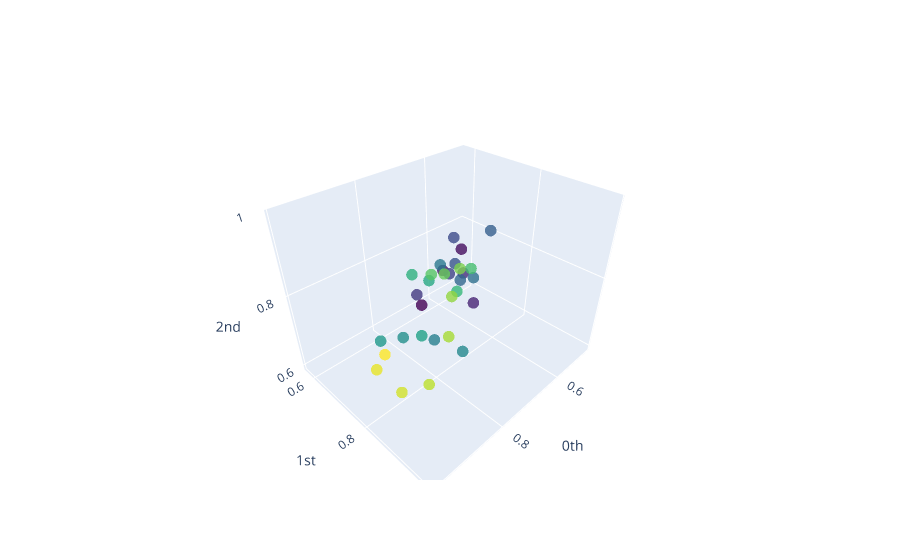

Source (notebook cell):
### Markdown cell above
Now that we have our point clouds, let's visualise one of them:

### Code cell
window_num = 42
point_cloud = price_embedded_windows[window_num][:, :3]
plot_point_cloud(point_cloud)

### Figure 1 — Plotly figure (JSON) as saved in the notebook; plotly's stock layout.template omitted (floating-point values rounded to 4 significant figures)
{"data": [{"marker": {"color": [0, 1, 2, 3, 4, 5, 6, 7, 8, 9, 10, 11, 12, 13, 14, 15, 16, 17, 18, 19, 20, 21, 22, 23, 24, 25, 26, 27, 28, 29, 30], "colorscale": [[0, "#440154"], [0.1111, "#482878"], [0.2222, "#3e4989"], [0.3333, "#31688e"], [0.4444, "#26828e"], [0.5556, "#1f9e89"], [0.6667, "#35b779"], [0.7778, "#6ece58"], [0.8889, "#b5de2b"], [1, "#fde725"]], "opacity": 0.8, "size": 4}, "mode": "markers", "type": "scatter3d", "x": [0.6471, 0.4822, 0.5798, 0.5729, 0.5969, 0.7063, 0.6889, 0.6323, 0.7312, 0.6896, 0.7909, 0.8475, 0.8633, 0.9463, 0.8851, 0.9566, 0.9609, 0.8903, 0.8284, 0.8605, 0.8164, 0.8056, 0.8793, 0.9028, 0.8796, 0.9355, 0.9463, 0.9841, 0.9885, 0.9832, 0.9166], "y": [0.5798, 0.5729, 0.5969, 0.7063, 0.6889, 0.6323, 0.7312, 0.6896, 0.7909, 0.8475, 0.8633, 0.9463, 0.8851, 0.9566, 0.9609, 0.8903, 0.8284, 0.8605, 0.8164, 0.8056, 0.8793, 0.9028, 0.8796, 0.9355, 0.9463, 0.9841, 0.9885, 0.9832, 0.9166, 0.8384, 0.7718], "z": [0.5969, 0.7063, 0.6889, 0.6323, 0.7312, 0.6896, 0.7909, 0.8475, 0.8633, 0.9463, 0.8851, 0.9566, 0.9609, 0.8903, 0.8284, 0.8605, 0.8164, 0.8056, 0.8793, 0.9028, 0.8796, 0.9355, 0.9463, 0.9841, 0.9885, 0.9832, 0.9166, 0.8384, 0.7718, 0.767, 0.7162]}], "layout": {"scene": {"xaxis": {"exponentformat": "e", "showexponent": "all", "title": {"text": "0th"}, "type": "linear"}, "yaxis": {"exponentformat": "e", "showexponent": "all", "title": {"text": "1st"}, "type": "linear"}, "zaxis": {"exponentformat": "e", "showexponent": "all", "title": {"text": "2nd"}, "type": "linear"}}}}
